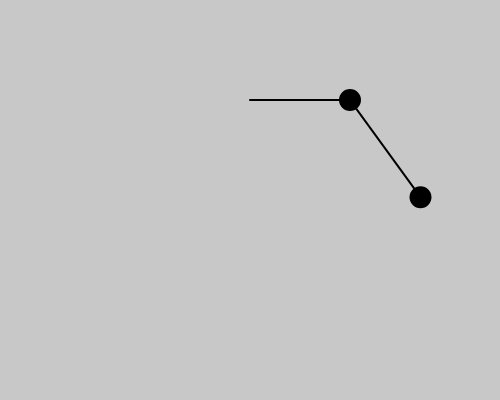
Frame 1 (no input)
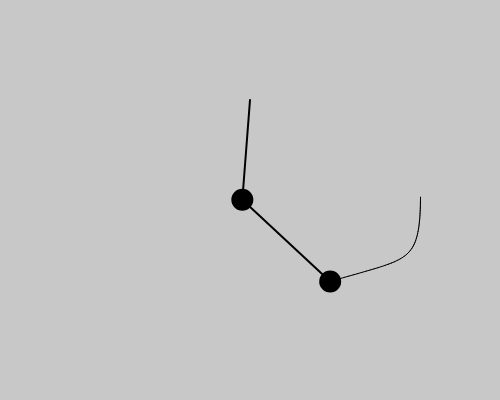
Frame 60 (no input)
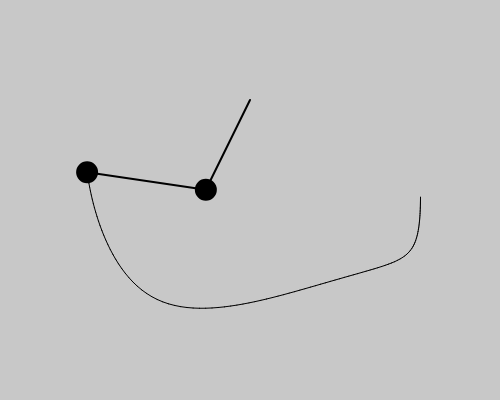
Frame 120 (the mouse pressed at the canvas centre since frame 60)

The p5.js sketch that drew these frames (run headless with seeded random() and noise() and a simulated clock; from frame 60 on, the mouse is pressed at the canvas centre):

// p5.js sketch
// ── sketch.js
// origin of pendulum
let ox = 250;
let oy = 100;

// initial conditions and constants
let m1 = 1;
let m2 = 1;
let l1 = 100;
let l2 = 120;
let t1 = 3.14/2;
let t2 = 3.14/5;
let g = 9.81;
let dt = 0.1;
let r = 20;

let t1_ = 0;
let t2_ = 0;
let t1__ = 0;
let t2__ = 0;

let buffer;
let px2;
let py2;

function setup() {
  createCanvas(500, 400);
  buffer = createGraphics(width, height);
  buffer.background(200);
  buffer.translate(ox, oy);
}

function draw() {
  pixelDensity(1);
  imageMode(CORNER);
  image(buffer, 0, 0, width, height);

  let x1 = l1*sin(t1);
  let y1 = l1*cos(t1);
  let x2 = x1 + l2*sin(t2);
  let y2 = y1 + l2*cos(t2); 

  translate(ox, oy);
  stroke(0);
  strokeWeight(2);
  fill(0);
  line(0, 0, x1, y1);
  line(x1, y1, x2, y2);
  circle(x1, y1, r);
  circle(x2, y2, r);

  if (frameCount > 1) {
    buffer.line(px2, py2, x2, y2);
  }

  px2 = x2;
  py2 = y2;

  calculate();
}

function calculate() {
  calculate_acc1();
  calculate_acc2();

  t1_ += t1__*dt;
  t2_ += t2__*dt;
  t1 += t1_*dt;
  t2 += t2_*dt;
}

function calculate_acc1() {
  let n1 = -g*(2*m1+m2)*sin(t1);
  let n2 = -m2*g*sin(t1-2*t2);
  let n3 = -2*sin(t1-t2)*m2*(t2_*t2_*l2+t1_*t1_*l1*cos(t1-t2));
  let d = l1*(2*m1+m2-m2*cos(2*t1-2*t2));

  t1__ = (n1+n2+n3)/d;
}

function calculate_acc2() {
  let n1 = 2*sin(t1-t2);
  let n2 = t1_*t1_*l1*(m1+m2);
  let n3 = g*(m1+m2)*cos(t1);
  let n4 = t2_*t2_*l2*m2*cos(t1-t2);
  let d = l2*(2*m1+m2-m2*cos(2*t1-2*t2));

  t2__ = (n1*(n2+n3+n4))/d;
}
